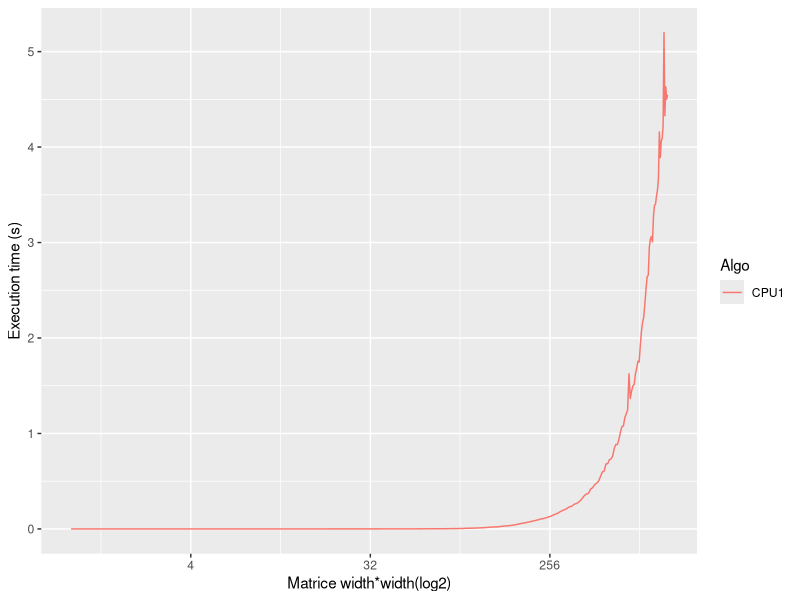
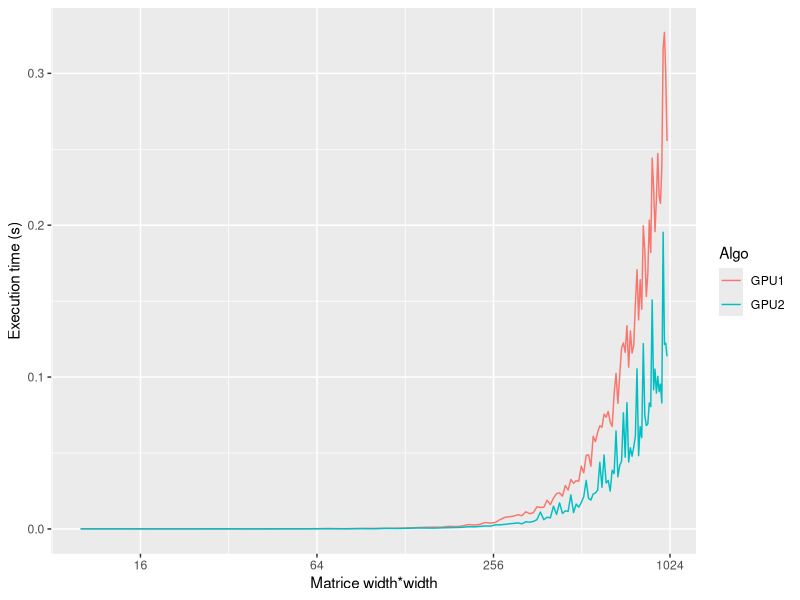
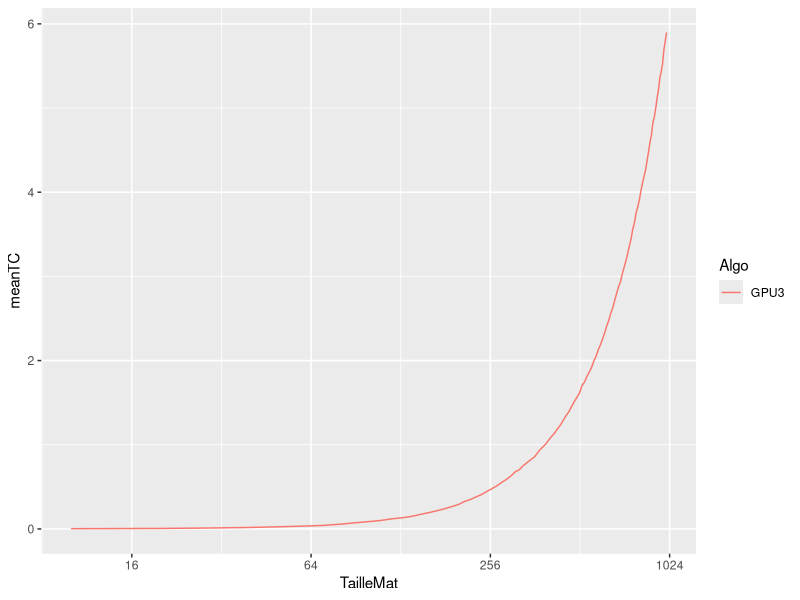

Source code (R) for these figures, in order:
## ---- chunk 1
library(ggplot2)
library(plyr)
library(grid)
library(methods)
library(scales)
# csv file separated by ',' decimal signe is '.'
dataCPU<-data.frame(read.csv2(file="Resultat_CPU.csv",sep=',',dec='.'))
dataGPU12<-data.frame(read.csv2(file="Resultat_GPU12.csv",sep=',',dec='.'))
dataGPU3<-data.frame(read.csv2(file="Resultat_GPU3.csv",sep=',',dec='.'))
# How is organized data
str(dataCPU)
str(dataGPU12)
str(dataGPU3)
## ---- chunk 2
# ddply => summarize the results, compute mean, sd and se
# mean is computed by grouping lines with same value for the columns given in
# argument
# see http://www.cookbook-r.com/Graphs/Plotting_means_and_error_bars_(ggplot2)/
statCPU<-ddply(dataCPU,c("Algo", "TailleMat"),summarise,meanTC=mean(TempsCalc))
statGPU12<-ddply(dataGPU12,c("Algo", "TailleMat"),summarise,meanTC=mean(TempsCalc))
statGPU3<-ddply(dataGPU3,c("Algo", "TailleMat"),summarise,meanTC=mean(TempsCalc))
# Here we have two parameters monitor that appears on x
# and Log that is used for color and groupping
#log50_trans = function() trans_new("log50",function(x) log(x,50), function(x) 50^x)
p <- ggplot(statCPU,aes(x=TailleMat, y=meanTC, colour=Algo, shape=Algo))
q <- ggplot(statGPU12,aes(x=TailleMat, y=meanTC, colour=Algo, shape=Algo))
r <- ggplot(statGPU3,aes(x=TailleMat, y=meanTC, colour=Algo, shape=Algo))
p <- p + scale_x_continuous(trans=log2_trans())
q <- q + scale_x_continuous(trans=log2_trans())
r <- r + scale_x_continuous(trans=log2_trans())
#p <- p + coord_trans(y="log10")
# Plot as bar (histograms
#p <- p + geom_point(size=0.25)
p <- p + geom_line(size=0.5)
q <- q + geom_line(size=0.5)
r <- r + geom_line(size=0.5)
#p <- p + geom_smooth(size=0.25)
#q <- q + geom_smooth(size=0.25)
#p  <-  p + geom_bar(stat="identity", position="dodge")
#p <- p + facet_grid(. ~ Algo)
#p  <-  p + geom_errorbar(aes(ymin=mean-se, ymax=mean+se),position="dodge")
# Color gradiant:
#p <- p + scale_fill_gradient2(low="#FFFFCC", high="#F03B20",mid="#FEB24C",midpoint=0.5,name="Logging\ninterval (s)")
# Rename the axes
p <- p + xlab("Matrice width*width(log2)")
p <- p + ylab("Execution time (s)")
q <- q + xlab("Matrice width*width")
q <- q + ylab("Execution time (s)")
# Force y to start at 0
p <- p + expand_limits(x=10,y=0)
q <- q + expand_limits(x=10,y=0)
r <- r + expand_limits(x=10,y=0)
# Theme customisation, commented out, play with it at your wish
# p <- p + theme_bw()
# p <-  p + theme(panel.grid.minor = element_line(colour = "black", linetype="dashed", size = 0.1),
#         panel.grid.major = element_line(colour = "black", size = 0.1),
#         legend.position="bottom", legend.key.size = unit(.5, "cm"))
#p <- p+ theme(legend.position="none")
show(p)
show(q)
show(r)
# Save the plot as a pdf file
#ggsave(plot = p,file = "MultMatrice_param.pdf")

## ---- chunk 3
# Clean R environment
remove(p)
remove(q)
remove(r)
remove(statCPU)
remove(statGPU12)
remove(statGPU3)
remove(dataCPU)
remove(dataGPU12)
remove(dataGPU3)
